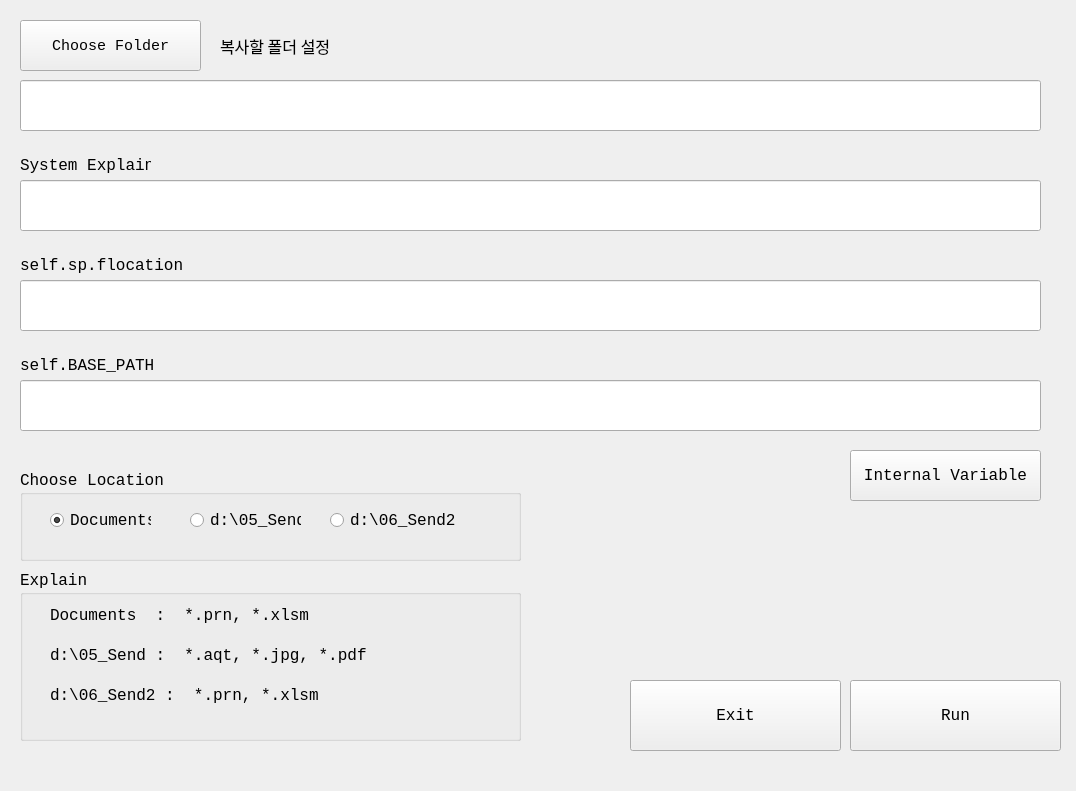
<?xml version="1.0" encoding="UTF-8"?>
<ui version="4.0">
 <class>MainWindow</class>
 <widget class="QMainWindow" name="MainWindow">
  <property name="geometry">
   <rect>
    <x>0</x>
    <y>0</y>
    <width>1076</width>
    <height>791</height>
   </rect>
  </property>
  <property name="windowTitle">
   <string>Move After</string>
  </property>
  <widget class="QWidget" name="centralwidget">
   <widget class="QGroupBox" name="groupBox">
    <property name="geometry">
     <rect>
      <x>20</x>
      <y>470</y>
      <width>501</width>
      <height>91</height>
     </rect>
    </property>
    <property name="font">
     <font>
      <family>Consolas</family>
      <pointsize>12</pointsize>
     </font>
    </property>
    <property name="title">
     <string>Choose Location</string>
    </property>
    <widget class="QRadioButton" name="radioButton_1">
     <property name="geometry">
      <rect>
       <x>30</x>
       <y>40</y>
       <width>101</width>
       <height>20</height>
      </rect>
     </property>
     <property name="font">
      <font>
       <family>Consolas</family>
       <pointsize>12</pointsize>
      </font>
     </property>
     <property name="text">
      <string>Documents</string>
     </property>
     <property name="checked">
      <bool>true</bool>
     </property>
    </widget>
    <widget class="QRadioButton" name="radioButton_2">
     <property name="geometry">
      <rect>
       <x>170</x>
       <y>40</y>
       <width>111</width>
       <height>20</height>
      </rect>
     </property>
     <property name="font">
      <font>
       <family>Consolas</family>
       <pointsize>12</pointsize>
      </font>
     </property>
     <property name="text">
      <string>d:\05_Send</string>
     </property>
    </widget>
    <widget class="QRadioButton" name="radioButton_3">
     <property name="geometry">
      <rect>
       <x>310</x>
       <y>40</y>
       <width>151</width>
       <height>20</height>
      </rect>
     </property>
     <property name="font">
      <font>
       <family>Consolas</family>
       <pointsize>12</pointsize>
      </font>
     </property>
     <property name="text">
      <string>d:\06_Send2</string>
     </property>
    </widget>
   </widget>
   <widget class="QLineEdit" name="lineEdit">
    <property name="geometry">
     <rect>
      <x>20</x>
      <y>80</y>
      <width>1021</width>
      <height>51</height>
     </rect>
    </property>
    <property name="font">
     <font>
      <family>D2Coding</family>
      <pointsize>12</pointsize>
     </font>
    </property>
   </widget>
   <widget class="QGroupBox" name="groupBox_2">
    <property name="geometry">
     <rect>
      <x>20</x>
      <y>570</y>
      <width>501</width>
      <height>171</height>
     </rect>
    </property>
    <property name="font">
     <font>
      <family>Consolas</family>
      <pointsize>12</pointsize>
     </font>
    </property>
    <property name="title">
     <string>Explain</string>
    </property>
    <widget class="QLabel" name="label_2">
     <property name="geometry">
      <rect>
       <x>30</x>
       <y>30</y>
       <width>351</width>
       <height>31</height>
      </rect>
     </property>
     <property name="font">
      <font>
       <family>Consolas</family>
       <pointsize>12</pointsize>
      </font>
     </property>
     <property name="text">
      <string>Documents  :  *.prn, *.xlsm</string>
     </property>
    </widget>
    <widget class="QLabel" name="label_3">
     <property name="geometry">
      <rect>
       <x>30</x>
       <y>70</y>
       <width>351</width>
       <height>31</height>
      </rect>
     </property>
     <property name="font">
      <font>
       <family>Consolas</family>
       <pointsize>12</pointsize>
      </font>
     </property>
     <property name="text">
      <string>d:\05_Send :  *.aqt, *.jpg, *.pdf</string>
     </property>
    </widget>
    <widget class="QLabel" name="label_4">
     <property name="geometry">
      <rect>
       <x>30</x>
       <y>110</y>
       <width>351</width>
       <height>31</height>
      </rect>
     </property>
     <property name="font">
      <font>
       <family>Consolas</family>
       <pointsize>12</pointsize>
      </font>
     </property>
     <property name="text">
      <string>d:\06_Send2 :  *.prn, *.xlsm</string>
     </property>
    </widget>
   </widget>
   <widget class="QPushButton" name="pushButton_2">
    <property name="geometry">
     <rect>
      <x>630</x>
      <y>680</y>
      <width>211</width>
      <height>71</height>
     </rect>
    </property>
    <property name="font">
     <font>
      <family>Consolas</family>
      <pointsize>12</pointsize>
     </font>
    </property>
    <property name="text">
     <string>Exit</string>
    </property>
    <property name="shortcut">
     <string>Alt+X</string>
    </property>
   </widget>
   <widget class="QPushButton" name="pushButton_3">
    <property name="geometry">
     <rect>
      <x>850</x>
      <y>680</y>
      <width>211</width>
      <height>71</height>
     </rect>
    </property>
    <property name="font">
     <font>
      <family>Consolas</family>
      <pointsize>12</pointsize>
     </font>
    </property>
    <property name="text">
     <string>Run</string>
    </property>
    <property name="shortcut">
     <string>Enter</string>
    </property>
   </widget>
   <widget class="QLabel" name="label">
    <property name="geometry">
     <rect>
      <x>220</x>
      <y>30</y>
      <width>131</width>
      <height>31</height>
     </rect>
    </property>
    <property name="font">
     <font>
      <family>D2Coding</family>
      <pointsize>12</pointsize>
     </font>
    </property>
    <property name="text">
     <string>복사할 폴더 설정</string>
    </property>
   </widget>
   <widget class="QPushButton" name="pushButton">
    <property name="geometry">
     <rect>
      <x>20</x>
      <y>20</y>
      <width>181</width>
      <height>51</height>
     </rect>
    </property>
    <property name="font">
     <font>
      <family>Consolas</family>
      <pointsize>11</pointsize>
     </font>
    </property>
    <property name="text">
     <string>Choose Folder</string>
    </property>
   </widget>
   <widget class="QLabel" name="label_5">
    <property name="geometry">
     <rect>
      <x>20</x>
      <y>150</y>
      <width>131</width>
      <height>31</height>
     </rect>
    </property>
    <property name="font">
     <font>
      <family>Consolas</family>
      <pointsize>12</pointsize>
     </font>
    </property>
    <property name="text">
     <string>System Explain</string>
    </property>
   </widget>
   <widget class="QLineEdit" name="lineEdit_2">
    <property name="geometry">
     <rect>
      <x>20</x>
      <y>180</y>
      <width>1021</width>
      <height>51</height>
     </rect>
    </property>
    <property name="font">
     <font>
      <family>D2Coding</family>
      <pointsize>12</pointsize>
     </font>
    </property>
   </widget>
   <widget class="QLineEdit" name="lineEdit_3">
    <property name="geometry">
     <rect>
      <x>20</x>
      <y>280</y>
      <width>1021</width>
      <height>51</height>
     </rect>
    </property>
    <property name="font">
     <font>
      <family>D2Coding</family>
      <pointsize>12</pointsize>
     </font>
    </property>
   </widget>
   <widget class="QLabel" name="label_6">
    <property name="geometry">
     <rect>
      <x>20</x>
      <y>250</y>
      <width>181</width>
      <height>31</height>
     </rect>
    </property>
    <property name="font">
     <font>
      <family>Consolas</family>
      <pointsize>12</pointsize>
     </font>
    </property>
    <property name="text">
     <string>self.sp.flocation</string>
    </property>
   </widget>
   <widget class="QLabel" name="label_7">
    <property name="geometry">
     <rect>
      <x>20</x>
      <y>350</y>
      <width>181</width>
      <height>31</height>
     </rect>
    </property>
    <property name="font">
     <font>
      <family>Consolas</family>
      <pointsize>12</pointsize>
     </font>
    </property>
    <property name="text">
     <string>self.BASE_PATH</string>
    </property>
   </widget>
   <widget class="QLineEdit" name="lineEdit_4">
    <property name="geometry">
     <rect>
      <x>20</x>
      <y>380</y>
      <width>1021</width>
      <height>51</height>
     </rect>
    </property>
    <property name="font">
     <font>
      <family>D2Coding</family>
      <pointsize>12</pointsize>
     </font>
    </property>
   </widget>
   <widget class="QPushButton" name="pushButton_4">
    <property name="geometry">
     <rect>
      <x>850</x>
      <y>450</y>
      <width>191</width>
      <height>51</height>
     </rect>
    </property>
    <property name="font">
     <font>
      <family>Consolas</family>
      <pointsize>12</pointsize>
     </font>
    </property>
    <property name="text">
     <string>Internal Variable</string>
    </property>
    <property name="shortcut">
     <string>Alt+X</string>
    </property>
   </widget>
  </widget>
  <widget class="QMenuBar" name="menubar">
   <property name="geometry">
    <rect>
     <x>0</x>
     <y>0</y>
     <width>1076</width>
     <height>22</height>
    </rect>
   </property>
  </widget>
 </widget>
 <resources/>
 <connections/>
</ui>
